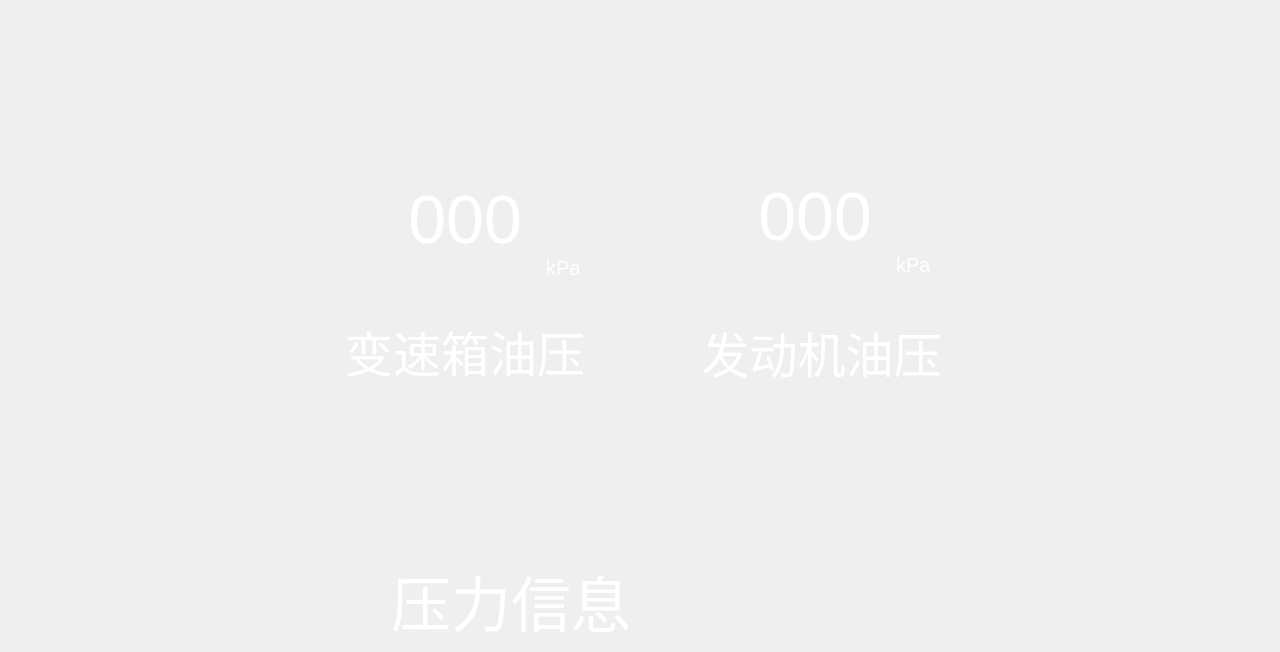
<?xml version="1.0" encoding="UTF-8"?>
<ui version="4.0">
 <class>Pressure</class>
 <widget class="QWidget" name="Pressure">
  <property name="geometry">
   <rect>
    <x>0</x>
    <y>0</y>
    <width>1280</width>
    <height>652</height>
   </rect>
  </property>
  <property name="minimumSize">
   <size>
    <width>674</width>
    <height>400</height>
   </size>
  </property>
  <property name="windowTitle">
   <string>Form</string>
  </property>
  <layout class="QVBoxLayout" name="verticalLayout">
   <property name="spacing">
    <number>6</number>
   </property>
   <property name="topMargin">
    <number>9</number>
   </property>
   <item>
    <spacer name="verticalSpacer">
     <property name="orientation">
      <enum>Qt::Vertical</enum>
     </property>
     <property name="sizeHint" stdset="0">
      <size>
       <width>20</width>
       <height>40</height>
      </size>
     </property>
    </spacer>
   </item>
   <item>
    <widget class="QWidget" name="widget_5" native="true">
     <property name="styleSheet">
      <string notr="true">border:none;
background:transparent;</string>
     </property>
     <layout class="QHBoxLayout" name="horizontalLayout_3">
      <property name="spacing">
       <number>50</number>
      </property>
      <property name="topMargin">
       <number>0</number>
      </property>
      <property name="bottomMargin">
       <number>0</number>
      </property>
      <item>
       <spacer name="horizontalSpacer">
        <property name="orientation">
         <enum>Qt::Horizontal</enum>
        </property>
        <property name="sizeHint" stdset="0">
         <size>
          <width>40</width>
          <height>20</height>
         </size>
        </property>
       </spacer>
      </item>
      <item>
       <widget class="QWidget" name="widget_3" native="true">
        <property name="sizePolicy">
         <sizepolicy hsizetype="Fixed" vsizetype="Fixed">
          <horstretch>0</horstretch>
          <verstretch>0</verstretch>
         </sizepolicy>
        </property>
        <property name="minimumSize">
         <size>
          <width>300</width>
          <height>300</height>
         </size>
        </property>
        <property name="maximumSize">
         <size>
          <width>240</width>
          <height>16777215</height>
         </size>
        </property>
        <property name="styleSheet">
         <string notr="true">background-image: url(:/显示_参数2.png);
</string>
        </property>
        <layout class="QVBoxLayout" name="verticalLayout_2">
         <property name="spacing">
          <number>0</number>
         </property>
         <property name="topMargin">
          <number>0</number>
         </property>
         <item>
          <widget class="QWidget" name="widget_7" native="true">
           <property name="layoutDirection">
            <enum>Qt::RightToLeft</enum>
           </property>
           <property name="styleSheet">
            <string notr="true">background:none;</string>
           </property>
           <layout class="QVBoxLayout" name="verticalLayout_5">
            <property name="spacing">
             <number>0</number>
            </property>
            <property name="leftMargin">
             <number>0</number>
            </property>
            <property name="topMargin">
             <number>0</number>
            </property>
            <property name="rightMargin">
             <number>0</number>
            </property>
            <property name="bottomMargin">
             <number>0</number>
            </property>
            <item>
             <widget class="QLabel" name="gearbox_pressure">
              <property name="layoutDirection">
               <enum>Qt::LeftToRight</enum>
              </property>
              <property name="styleSheet">
               <string notr="true">font: 75 9pt &quot;Microsoft YaHei UI&quot;;
font-size: 68px;
color: #FFFFFF;
background:transparent;</string>
              </property>
              <property name="text">
               <string>000</string>
              </property>
              <property name="alignment">
               <set>Qt::AlignBottom|Qt::AlignHCenter</set>
              </property>
             </widget>
            </item>
            <item>
             <widget class="QLabel" name="label">
              <property name="maximumSize">
               <size>
                <width>60</width>
                <height>20</height>
               </size>
              </property>
              <property name="styleSheet">
               <string notr="true">font: 75 9pt &quot;Microsoft YaHei UI&quot;;
font-size: 20px;
color: #FFFFFF;
background:transparent;</string>
              </property>
              <property name="text">
               <string>kPa</string>
              </property>
             </widget>
            </item>
           </layout>
          </widget>
         </item>
         <item>
          <widget class="QLabel" name="label_2">
           <property name="styleSheet">
            <string notr="true">font: 75 9pt &quot;Microsoft YaHei UI&quot;;
font-size: 48px;
color: #FFFFFF;
background:transparent;</string>
           </property>
           <property name="text">
            <string>变速箱油压</string>
           </property>
           <property name="alignment">
            <set>Qt::AlignCenter</set>
           </property>
          </widget>
         </item>
        </layout>
       </widget>
      </item>
      <item>
       <widget class="QWidget" name="widget_6" native="true">
        <property name="sizePolicy">
         <sizepolicy hsizetype="Fixed" vsizetype="Fixed">
          <horstretch>0</horstretch>
          <verstretch>0</verstretch>
         </sizepolicy>
        </property>
        <property name="minimumSize">
         <size>
          <width>300</width>
          <height>300</height>
         </size>
        </property>
        <property name="maximumSize">
         <size>
          <width>240</width>
          <height>16777215</height>
         </size>
        </property>
        <property name="styleSheet">
         <string notr="true">background-image: url(:/显示_参数2.png);
</string>
        </property>
        <layout class="QVBoxLayout" name="verticalLayout_8">
         <property name="topMargin">
          <number>0</number>
         </property>
         <item>
          <widget class="QWidget" name="widget_8" native="true">
           <property name="layoutDirection">
            <enum>Qt::RightToLeft</enum>
           </property>
           <property name="styleSheet">
            <string notr="true">background:none;</string>
           </property>
           <layout class="QVBoxLayout" name="verticalLayout_6">
            <property name="spacing">
             <number>0</number>
            </property>
            <property name="leftMargin">
             <number>0</number>
            </property>
            <property name="topMargin">
             <number>0</number>
            </property>
            <property name="rightMargin">
             <number>0</number>
            </property>
            <property name="bottomMargin">
             <number>0</number>
            </property>
            <item>
             <widget class="QLabel" name="enigne_pressure">
              <property name="layoutDirection">
               <enum>Qt::LeftToRight</enum>
              </property>
              <property name="styleSheet">
               <string notr="true">font: 75 9pt &quot;Microsoft YaHei UI&quot;;
font-size: 68px;
color: #FFFFFF;
background:transparent;</string>
              </property>
              <property name="text">
               <string>000</string>
              </property>
              <property name="alignment">
               <set>Qt::AlignBottom|Qt::AlignHCenter</set>
              </property>
             </widget>
            </item>
            <item>
             <widget class="QLabel" name="label_3">
              <property name="maximumSize">
               <size>
                <width>60</width>
                <height>20</height>
               </size>
              </property>
              <property name="layoutDirection">
               <enum>Qt::RightToLeft</enum>
              </property>
              <property name="styleSheet">
               <string notr="true">font: 75 9pt &quot;Microsoft YaHei UI&quot;;
font-size: 20px;
color: #FFFFFF;
background:transparent;</string>
              </property>
              <property name="text">
               <string>kPa</string>
              </property>
             </widget>
            </item>
           </layout>
          </widget>
         </item>
         <item>
          <widget class="QLabel" name="label_14">
           <property name="styleSheet">
            <string notr="true">font: 75 9pt &quot;Microsoft YaHei UI&quot;;
font-size: 48px;
color: #FFFFFF;
background:transparent;</string>
           </property>
           <property name="text">
            <string> 发动机油压</string>
           </property>
           <property name="alignment">
            <set>Qt::AlignCenter</set>
           </property>
          </widget>
         </item>
        </layout>
       </widget>
      </item>
      <item>
       <spacer name="horizontalSpacer_2">
        <property name="orientation">
         <enum>Qt::Horizontal</enum>
        </property>
        <property name="sizeHint" stdset="0">
         <size>
          <width>40</width>
          <height>20</height>
         </size>
        </property>
       </spacer>
      </item>
     </layout>
    </widget>
   </item>
   <item>
    <spacer name="verticalSpacer_2">
     <property name="orientation">
      <enum>Qt::Vertical</enum>
     </property>
     <property name="sizeHint" stdset="0">
      <size>
       <width>20</width>
       <height>40</height>
      </size>
     </property>
    </spacer>
   </item>
   <item>
    <layout class="QHBoxLayout" name="horizontalLayout">
     <property name="spacing">
      <number>10</number>
     </property>
     <property name="leftMargin">
      <number>0</number>
     </property>
     <item>
      <widget class="QLabel" name="sign">
       <property name="minimumSize">
        <size>
         <width>1000</width>
         <height>46</height>
        </size>
       </property>
       <property name="styleSheet">
        <string notr="true">background-image: url(:/背景_标题2.png);
font: 75 9pt &quot;Microsoft YaHei UI&quot;;
font-size: 60px;
color: #FFFFFF;</string>
       </property>
       <property name="text">
        <string>压力信息</string>
       </property>
       <property name="alignment">
        <set>Qt::AlignCenter</set>
       </property>
      </widget>
     </item>
     <item>
      <widget class="QPushButton" name="btn_back">
       <property name="sizePolicy">
        <sizepolicy hsizetype="Fixed" vsizetype="Fixed">
         <horstretch>0</horstretch>
         <verstretch>0</verstretch>
        </sizepolicy>
       </property>
       <property name="minimumSize">
        <size>
         <width>250</width>
         <height>80</height>
        </size>
       </property>
       <property name="styleSheet">
        <string notr="true">QPushButton#btn_back{
background-image: url(:/按键_上一页2.png);
border:none;
}
</string>
       </property>
       <property name="text">
        <string/>
       </property>
      </widget>
     </item>
    </layout>
   </item>
  </layout>
 </widget>
 <resources/>
 <connections/>
</ui>
